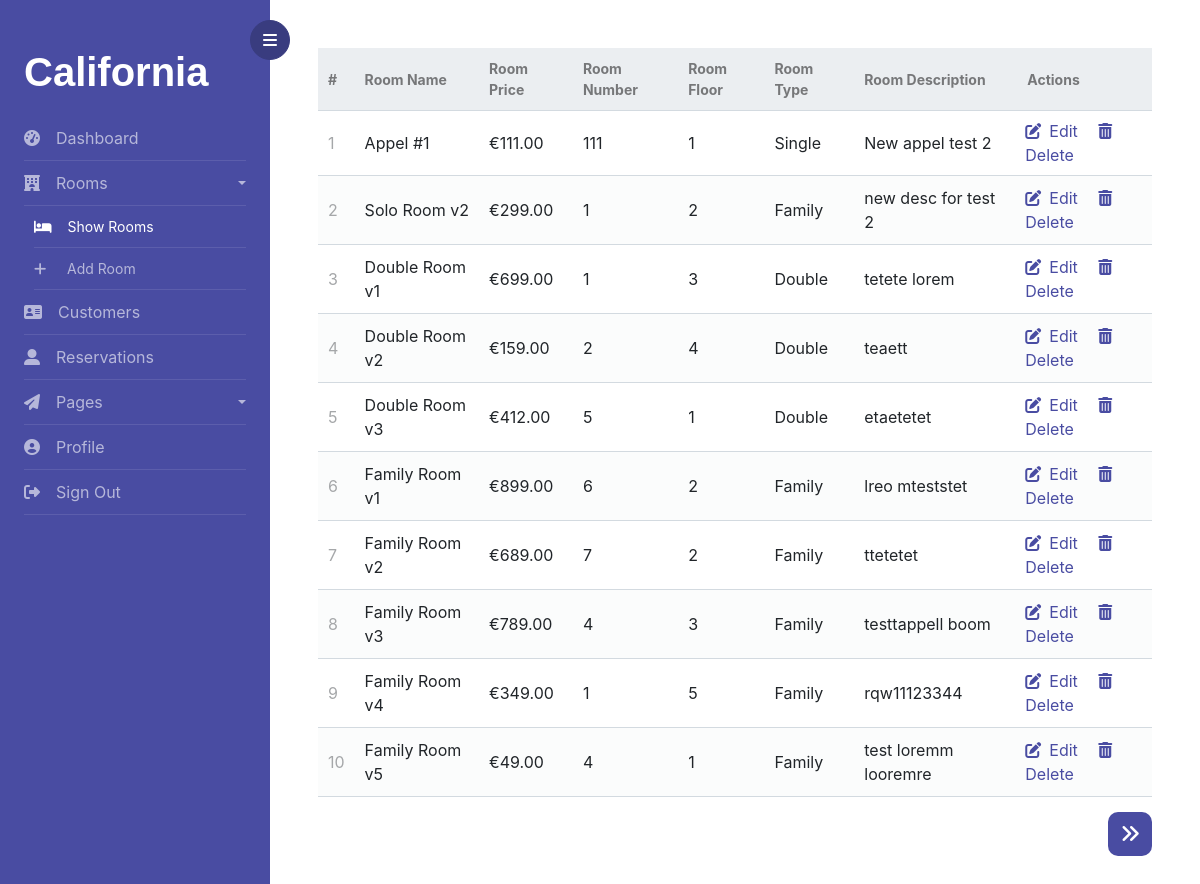
/rooms.php (signed in), run on the app's committed database.
### tables this page shows
CREATE TABLE `rooms` (
  `room_id` int(11) NOT NULL,
  `room_name` varchar(50) NOT NULL,
  `room_price` decimal(11,2) NOT NULL,
  `room_number` int(11) NOT NULL,
  `room_floor` int(11) NOT NULL,
  `category_id` int(11) NOT NULL,
  `room_description` varchar(255) NOT NULL
);

CREATE TABLE `categories` (
  `category_id` int(11) NOT NULL,
  `category_name` varchar(100) NOT NULL
);

### public/class.php (called while the page is built, shortened)
<?php
class Database
{
    protected $hostname;
    protected $username;
    protected $password;
    protected $dbname;
    private $charset = 'utf8mb4';
    public function __construct($host, $user, $pass, $db)
    {
        $this->hostname = $host;
        $this->username = $user;
        $this->password = $pass;
        $this->dbname = $db;
    }
    public function connect()
    {
        $dsn = "mysql:host=$this->hostname;dbname=$this->dbname;charset=$this->charset";
        $options = [
            PDO::ATTR_ERRMODE            => PDO::ERRMODE_EXCEPTION,
            PDO::ATTR_DEFAULT_FETCH_MODE => PDO::FETCH_ASSOC,
            PDO::ATTR_EMULATE_PREPARES   => false,
        ];
        try {
            $this->pdo = new PDO($dsn, $this->username, $this->password, $options);
        } catch (\PDOException $e) {
            throw new \PDOException($e->getMessage(), (int) $e->getCode());
        }
    }
}
$db = new Database('localhost','root','','hotelcalifornia');

### public/rooms.php (the view, shortened to what this page needs)
<?php
require 'class.php';
$page = isset($_GET['page']) && is_numeric($_GET['page']) ? (int)$_GET['page'] : 1;
$records_per_page = 10;
$stmt = $db->pdo->prepare("SELECT * FROM categories INNER JOIN rooms ON categories.category_id = rooms.category_id ORDER BY room_id LIMIT :current_page, :record_per_page");
$stmt->bindValue(':current_page', ($page-1)*$records_per_page, PDO::PARAM_INT);
$stmt->bindValue(':record_per_page', $records_per_page, PDO::PARAM_INT);
$stmt->execute();
$results = $stmt->fetchAll(PDO::FETCH_ASSOC);
$num_rooms = $db->pdo->query("SELECT COUNT(*) FROM rooms")->fetchColumn();
?>
<!DOCTYPE html>
<html lang="en">
<head>
	<link rel="stylesheet" href="css/admin.css">
	<link rel="stylesheet" href="css/table.css">
	<link rel="stylesheet" href="https://stackpath.bootstrapcdn.com/bootstrap/4.5.0/css/bootstrap.min.css">
</head>
<body>
	<div class="wrapper d-flex align-items-stretch">
		<nav id="sidebar">
			<div class="custom-menu">
				<button type="button" id="sidebarCollapse" class="btn btn-primary"><i class="fa fa-bars"></i><span class="sr-only">Toggle Menu</span></button>
			</div>
			<div class="p-4 pt-5">
			  	<h1><span class="logo">California</span></h1>
				<ul class="list-unstyled components">
					<li>
						<a href="dashboard.php"><span class="fas fa-tachometer-alt mr-3"></span>Dashboard</a>
		  			</li>
					<li>
					  <a href="#submenuRooms" data-toggle="collapse" aria-expanded="false" class="dropdown-toggle"><span class="fas fa-hotel mr-3"></span>Rooms</a>
              			<ul class="collapse list-unstyled show" id="submenuRooms">
                			<li class="active">
                    			<a href="rooms.php?page=1"><i class="fas fa-bed mr-3"></i>Show Rooms</a>
							</li>
               	 			<li>
                    			<a href="create.php"><i class="fas fa-plus mr-3-alt"></i>Add Room</a>
                			</li>
						</ul>
					</li>
		  			<li>
		  				<a href="customers.php?page=1"><span class="fas fa-address-card mr-3"></span>Customers</a>
					</li>
		  			<li>
		  				<a href="reservations.php?page=1"><span class="fas fa-user-alt mr-3"></span>Reservations</a>
					</li>
					<li>
					  <a href="#submenuPages" data-toggle="collapse" aria-expanded="false" class="dropdown-toggle"><i class="fa fa-paper-plane mr-3"></i>Pages</a>
					</li>
					<li>
						<a href="profile.php"><i class="fas fa-user-circle mr-3"></i>Profile</a>
					</li>
					<li>
						<a href="signout.php"><i class="fas fa-sign-out-alt mr-3"></i>Sign Out</a>
					</li>
				</ul>
	  		</div>
		</nav>
  		<div id="content" class="p-4 p-md-5 pt-5">
			<table>
				<thead>
					<tr>
						<td>#</td>
						<td>Room Name</td>
						<td>Room Price</td>
						<td>Room Number</td>
						<td>Room Floor</td>
						<td>Room Type</td>
						<td>Room Description</td>
						<td class="actions">Actions</td>
					</tr>
				</thead>
				<tbody>
					<?php foreach ($results as $room): ?>
					<tr>
						<td><?=$room['room_id']?></td>
						<td><?=$room['room_name']?></td>
						<td>&euro;<?=$room['room_price']?></td>
						<td><?=$room['room_number']?></td>
						<td><?=$room['room_floor']?></td>
						<td><?=$room['category_name']?></td>
						<td><?=$room['room_description']?></td>
						<td class="actions">
                    		<a href="update.php?id=<?=$room['room_id']?>" class="edit"><i class="fas fa-edit mr-2"></i>Edit</a>
                    		<a href="delete.php?id=<?=$room['room_id']?>" class="delete"><i class="fas fa-trash-alt mr-2 ml-3"></i>Delete</a>
                		</td>
					</tr>
					<?php endforeach;?>
				</tbody>
			</table>
			<div class="page">
				<?php if ($page*$records_per_page < $num_rooms): ?>
				<a class="right" href="rooms.php?page=<?=$page+1?>"><i class="fas fa-angle-double-right"></i></a>
				<?php endif; ?>
			</div>
		</div>
	</div>
</body>
</html>

### public/css/admin.css (style rules this page uses)
* { padding: 0; margin: 0; }
body { font-family: "Poppins", Arial, sans-serif; font-size: 16px; line-height: 1.8; font-weight: normal; background: #fafafa; color: gray; }
a { -webkit-transition: 0.3s all ease; -o-transition: 0.3s all ease; transition: 0.3s all ease; color: #494ca2; }
button { -webkit-transition: 0.3s all ease; -o-transition: 0.3s all ease; transition: 0.3s all ease; }
h1, h2, h3, h4, h5, .h1, .h2, .h3, .h4, .h5 { line-height: 1.5; font-weight: 700; font-family: "Poppins", Arial, sans-serif; color: #000; }
.wrapper { width: 100%; }
#sidebar { min-width: 270px; max-width: 270px; background: #494ca2; color: #fff; -webkit-transition: all 0.3s; -o-transition: all 0.3s; transition: all 0.3s; position: relative; }
#sidebar h1 { margin-bottom: 20px; font-weight: 700; }
#sidebar h1 .logo { color: #fff; }
#sidebar ul.components { padding: 0; }
#sidebar ul li { font-size: 16px; }
#sidebar ul li > ul { margin-left: 10px; }
#sidebar ul li > ul li { font-size: 14px; }
#sidebar ul li a { padding: 10px 0; display: block; color: rgba(255, 255, 255, 0.6); border-bottom: 1px solid rgba(255, 255, 255, 0.1); }
#sidebar ul li.active > a { background: transparent; color: #fff; }
#sidebar .custom-menu { display: inline-block; position: absolute; top: 20px; right: 0; margin-right: -20px; -webkit-transition: 0.3s; -o-transition: 0.3s; transition: 0.3s; }
#sidebar .custom-menu .btn { width: 40px; height: 40px; border-radius: 50%; }
#sidebar .custom-menu .btn.btn-primary { background: #393c7f; border-color: #393c7f; }
.dropdown-toggle::after { display: block; position: absolute; top: 50%; right: 0; -webkit-transform: translateY(-50%); -ms-transform: translateY(-50%); transform: translateY(-50%); }
.dropdown-toggle::after { display: inline-block; margin-left: 0.255em; vertical-align: 0.255em; content: ""; border-top: 0.3em solid; border-right: 0.3em solid transparent; border-bottom: 0; border-left: 0.3em solid transparent; }
a[data-toggle="collapse"] { position: relative; }
#content { width: 100%; padding: 0; min-height: 100vh; -webkit-transition: all 0.3s; -o-transition: all 0.3s; transition: all 0.3s; }
.mr-3-alt { margin-right: 1.3rem!important; }

### public/css/table.css (style rules this page uses)
table { width: 100%; padding-top: 30px; border-collapse: collapse; }
table thead { background-color: #ebeef1; border-bottom: 1px solid #d3dae0; }
table thead td { padding: 10px; font-weight: bold; color: #767779; font-size: 14px; }
table tbody tr { border-bottom: 1px solid #d3dae0; }
table tbody tr:nth-child(even) { background-color: #fbfcfc; }
table tbody tr td { padding: 10px; }
table tbody tr td:nth-child(1) { color: #a5a7a9; }
table tbody tr td.actions { padding: 8px; }
table tbody tr td.actions .edit, table tbody tr td.actions .delete { text-decoration: none; color: #494ca2; }
.page a { color: #fff; text-decoration: none; border-radius: 10px; padding: 5px 10px; margin-top: 15px; font-size: 20px; background-color: #494ca2; border: solid 2px transparent; }
.page a.right { float:right; }

### data on the page
rooms: room_id "1", room_name "Appel #1", room_price "111.00", room_number "111", room_floor "1", category.category_name "Single", room_description "New appel test 2"
rooms: room_id "2", room_name "Solo Room v2", room_price "299.00", room_number "1", room_floor "2", category.category_name "Family", room_description "new desc for test 2"
rooms: room_id "3", room_name "Double Room v1", room_price "699.00", room_number "1", room_floor "3", category.category_name "Double", room_description "tetete lorem"
rooms: room_id "4", room_name "Double Room v2", room_price "159.00", room_number "2", room_floor "4", category.category_name "Double", room_description "teaett"
rooms: room_id "5", room_name "Double Room v3", room_price "412.00", room_number "5", room_floor "1", category.category_name "Double", room_description "etaetetet"
rooms: room_id "6", room_name "Family Room v1", room_price "899.00", room_number "6", room_floor "2", category.category_name "Family", room_description "lreo mteststet"
rooms: room_id "7", room_name "Family Room v2", room_price "689.00", room_number "7", room_floor "2", category.category_name "Family", room_description "ttetetet"
rooms: room_id "8", room_name "Family Room v3", room_price "789.00", room_number "4", room_floor "3", category.category_name "Family", room_description "testtappell boom"
rooms: room_id "9", room_name "Family Room v4", room_price "349.00", room_number "1", room_floor "5", category.category_name "Family", room_description "rqw11123344"
rooms: room_id "10", room_name "Family Room v5", room_price "49.00", room_number "4", room_floor "1", category.category_name "Family", room_description "test loremm looremre"
